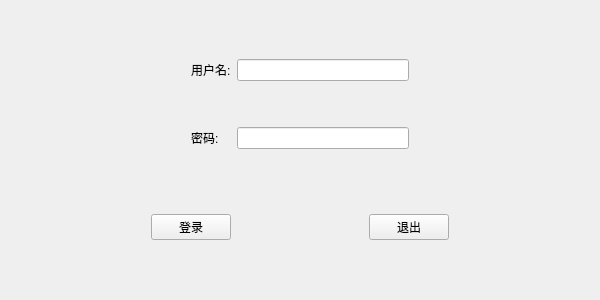
<?xml version="1.0" encoding="UTF-8"?>
<ui version="4.0">
 <class>MainWindow</class>
 <widget class="QMainWindow" name="MainWindow">
  <property name="geometry">
   <rect>
    <x>0</x>
    <y>0</y>
    <width>600</width>
    <height>300</height>
   </rect>
  </property>
  <property name="minimumSize">
   <size>
    <width>600</width>
    <height>300</height>
   </size>
  </property>
  <property name="maximumSize">
   <size>
    <width>600</width>
    <height>300</height>
   </size>
  </property>
  <property name="windowTitle">
   <string>登录窗口</string>
  </property>
  <widget class="QWidget" name="centralwidget">
   <layout class="QVBoxLayout" name="verticalLayout_2">
    <item>
     <widget class="QWidget" name="widget" native="true">
      <property name="sizePolicy">
       <sizepolicy hsizetype="Preferred" vsizetype="Fixed">
        <horstretch>0</horstretch>
        <verstretch>0</verstretch>
       </sizepolicy>
      </property>
      <layout class="QGridLayout" name="gridLayout">
       <item row="0" column="1">
        <widget class="QLabel" name="label">
         <property name="text">
          <string>用户名:</string>
         </property>
        </widget>
       </item>
       <item row="0" column="3">
        <spacer name="horizontalSpacer_5">
         <property name="orientation">
          <enum>Qt::Horizontal</enum>
         </property>
         <property name="sizeHint" stdset="0">
          <size>
           <width>40</width>
           <height>20</height>
          </size>
         </property>
        </spacer>
       </item>
       <item row="0" column="0">
        <spacer name="horizontalSpacer_4">
         <property name="orientation">
          <enum>Qt::Horizontal</enum>
         </property>
         <property name="sizeHint" stdset="0">
          <size>
           <width>40</width>
           <height>20</height>
          </size>
         </property>
        </spacer>
       </item>
       <item row="2" column="1">
        <widget class="QLabel" name="label_2">
         <property name="text">
          <string>密码:</string>
         </property>
        </widget>
       </item>
       <item row="2" column="2">
        <widget class="QLineEdit" name="lineEdit_2">
         <property name="echoMode">
          <enum>QLineEdit::Password</enum>
         </property>
        </widget>
       </item>
       <item row="0" column="2">
        <widget class="QLineEdit" name="lineEdit"/>
       </item>
       <item row="1" column="1">
        <spacer name="verticalSpacer">
         <property name="orientation">
          <enum>Qt::Vertical</enum>
         </property>
         <property name="sizeHint" stdset="0">
          <size>
           <width>20</width>
           <height>40</height>
          </size>
         </property>
        </spacer>
       </item>
      </layout>
     </widget>
    </item>
    <item>
     <widget class="QWidget" name="widget_2" native="true">
      <property name="sizePolicy">
       <sizepolicy hsizetype="Preferred" vsizetype="Fixed">
        <horstretch>0</horstretch>
        <verstretch>0</verstretch>
       </sizepolicy>
      </property>
      <layout class="QHBoxLayout" name="horizontalLayout_2">
       <item>
        <spacer name="horizontalSpacer">
         <property name="orientation">
          <enum>Qt::Horizontal</enum>
         </property>
         <property name="sizeHint" stdset="0">
          <size>
           <width>40</width>
           <height>20</height>
          </size>
         </property>
        </spacer>
       </item>
       <item>
        <widget class="QPushButton" name="pushButton">
         <property name="text">
          <string>登录</string>
         </property>
        </widget>
       </item>
       <item>
        <spacer name="horizontalSpacer_2">
         <property name="orientation">
          <enum>Qt::Horizontal</enum>
         </property>
         <property name="sizeHint" stdset="0">
          <size>
           <width>40</width>
           <height>20</height>
          </size>
         </property>
        </spacer>
       </item>
       <item>
        <widget class="QPushButton" name="pushButton_2">
         <property name="text">
          <string>退出</string>
         </property>
        </widget>
       </item>
       <item>
        <spacer name="horizontalSpacer_3">
         <property name="orientation">
          <enum>Qt::Horizontal</enum>
         </property>
         <property name="sizeHint" stdset="0">
          <size>
           <width>40</width>
           <height>20</height>
          </size>
         </property>
        </spacer>
       </item>
      </layout>
     </widget>
    </item>
   </layout>
  </widget>
 </widget>
 <resources/>
 <connections/>
</ui>
